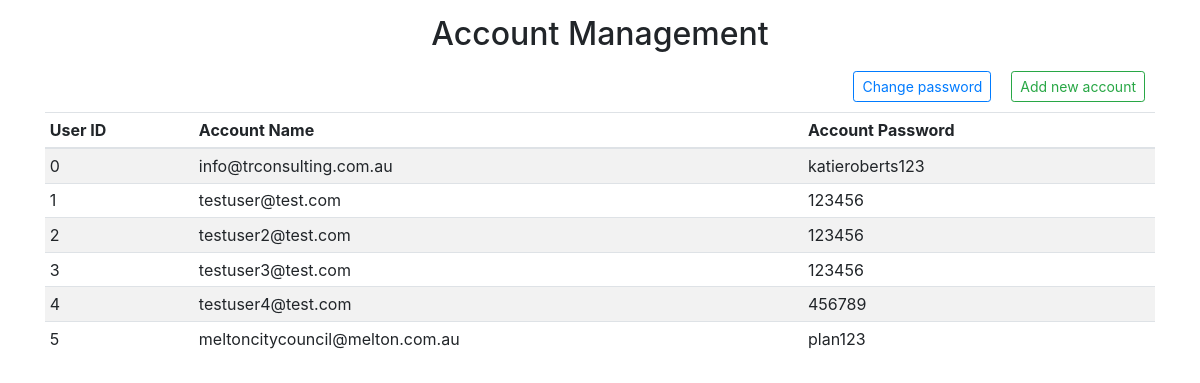
/admin (signed in), run on an earlier commit of the app's database.
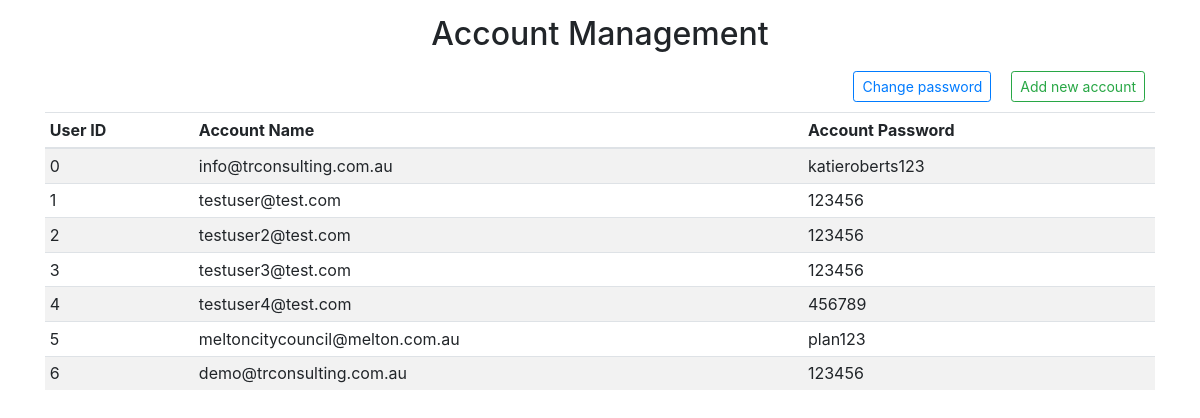
And on a later commit of the database.
### tables this page shows
CREATE TABLE user(id INTEGER PRIMARY KEY ASC, email varchar(250) NOT NULL, password varchar(250) NOT NULL);

### bpb.py (the view)
@app.route('/admin',methods=['GET'])
def admin():
	if login_status(session,0):
		result = db_func.select_all('user')
		return render_template('admin.html',data=result)
	else:
		return redirect('/login')

### bpb.py (called while the page is built)
def login_status(session,pid):
	if 'logged_in' in session:
		if session['logged_in'] == True and session['project_number'][0] == pid:
			return True
		else:
			return False
	return False

### db_func.py (called while the page is built)
def select_all(table):
	conn = sqlite3.connect('test.db')
	c = conn.cursor()
	result = c.execute('''select * from '%s' ''' % (table)).fetchall()
	conn.commit()
	conn.close()
	return result

### templates/admin.html (shortened to what this page needs)
<!DOCTYPE html>
<html lang="en"><head><meta http-equiv="Content-Type" content="text/html; charset=UTF-8">
	<link rel="stylesheet" href="https://maxcdn.bootstrapcdn.com/bootstrap/4.0.0-beta/css/bootstrap.min.css">
</head>
<body>
  <h2 align="center" style="margin-top:15px;">Account Management</h3>
  <div class='container'>
    <div>
      <button style="float:right;margin:10px;" class="btn btn-sm btn-outline-success" data-toggle="modal" data-target="#addModal">Add new account</button>
      <button style="float:right;margin:10px;" data-toggle="modal" data-target="#pswModal" class="btn btn-sm btn-outline-primary">Change password</button>
    </div>
    <table class="table table-striped table-sm col">
      <thead>
        <tr>
          <th>User ID</th>
          <th>Account Name</th>
          <th>Account Password</th>
        </tr>
      </thead>
      <tbody>
        {% for i in data %}
        <tr>
          <td>{{ i[0] }}</td>
          <td>{{ i[1] }}</td>
          <td>{{ i[2] }}</td>
        </tr>
        {% endfor %}
      </tbody>
    </table>
  </div>
</body>
</html>

What changed in the data, as far as the page shows it:
added user: id "6", email "demo@trconsulting.com.au", password "123456"
